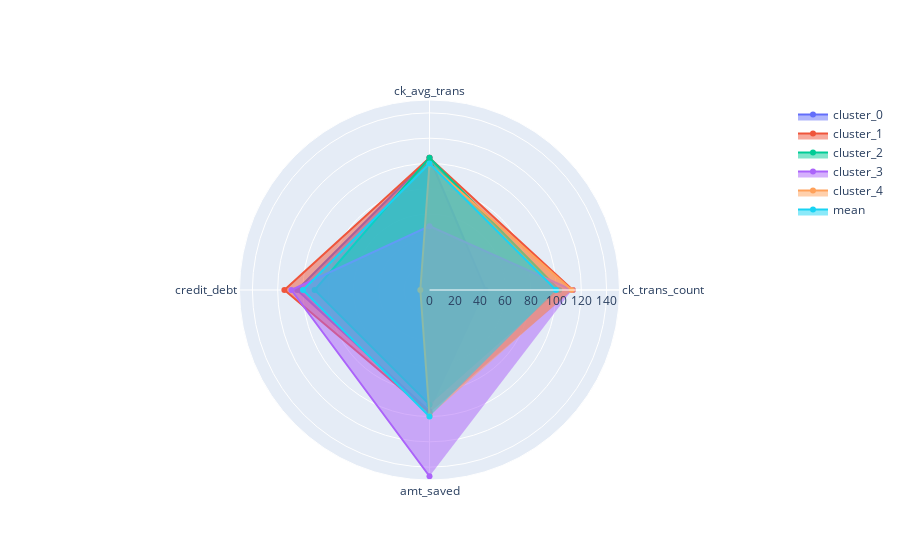

Write notebook code for a chart like this one.
### Code cell
plot_radar_chart(result1)

### Figure 1 — Plotly figure (JSON) as saved in the notebook; plotly's stock layout.template omitted (floating-point values rounded to 4 significant figures)
{"data": [{"fill": "toself", "name": "cluster_0", "r": [44.39, 104.5, 104.7, 95.89], "theta": ["ck_trans_count", "ck_avg_trans", "credit_debt", "amt_saved"], "type": "scatterpolar"}, {"fill": "toself", "name": "cluster_1", "r": [113.3, 104.5, 114.7, 97.07], "theta": ["ck_trans_count", "ck_avg_trans", "credit_debt", "amt_saved"], "type": "scatterpolar"}, {"fill": "toself", "name": "cluster_2", "r": [102.5, 104.6, 90.79, 90.62], "theta": ["ck_trans_count", "ck_avg_trans", "credit_debt", "amt_saved"], "type": "scatterpolar"}, {"fill": "toself", "name": "cluster_3", "r": [112.7, 50.49, 109.2, 147.2], "theta": ["ck_trans_count", "ck_avg_trans", "credit_debt", "amt_saved"], "type": "scatterpolar"}, {"fill": "toself", "name": "cluster_4", "r": [112.5, 99.64, 7.238, 99.49], "theta": ["ck_trans_count", "ck_avg_trans", "credit_debt", "amt_saved"], "type": "scatterpolar"}, {"fill": "toself", "name": "mean", "r": [100, 100, 100, 100], "theta": ["ck_trans_count", "ck_avg_trans", "credit_debt", "amt_saved"], "type": "scatterpolar"}], "layout": {"autosize": true, "polar": {"angularaxis": {"type": "category"}, "radialaxis": {"autorange": true, "range": [0, 153.6], "type": "linear", "visible": true}}, "showlegend": true}}
